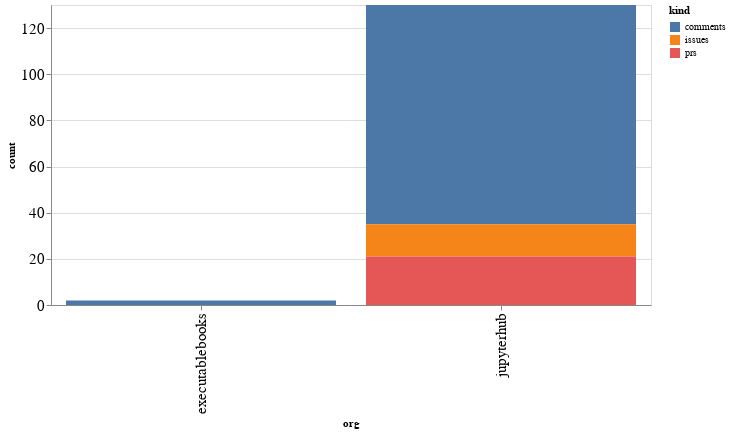

Notebook cell for this chart:
### Code cell
alt.Chart(org_summaries, width=600).mark_bar().encode(
    x='org',
    y='count',
    color='kind',
    tooltip="org"
)

### Figure 1 — Vega-Lite specification as saved in the notebook (floating-point values rounded to 4 significant figures)
{"config": {"axisLeft": {"labelFontSize": 15}, "axisBottom": {"labelFontSize": 15}}, "data": {"name": "data-70c79ce633610896058b151573ebd2ac"}, "mark": "bar", "encoding": {"color": {"type": "nominal", "field": "kind"}, "tooltip": {"type": "nominal", "field": "org"}, "x": {"type": "nominal", "field": "org"}, "y": {"type": "quantitative", "field": "count"}}, "width": 600, "$schema": "https://vega.github.io/schema/vega-lite/v4.8.1.json", "datasets": {"data-70c79ce633610896058b151573ebd2ac": [{"org": "executablebooks", "kind": "comments", "count": 2}, {"org": "jupyterhub", "kind": "comments", "count": 95}, {"org": "jupyterhub", "kind": "issues", "count": 14}, {"org": "jupyterhub", "kind": "prs", "count": 21}]}}
